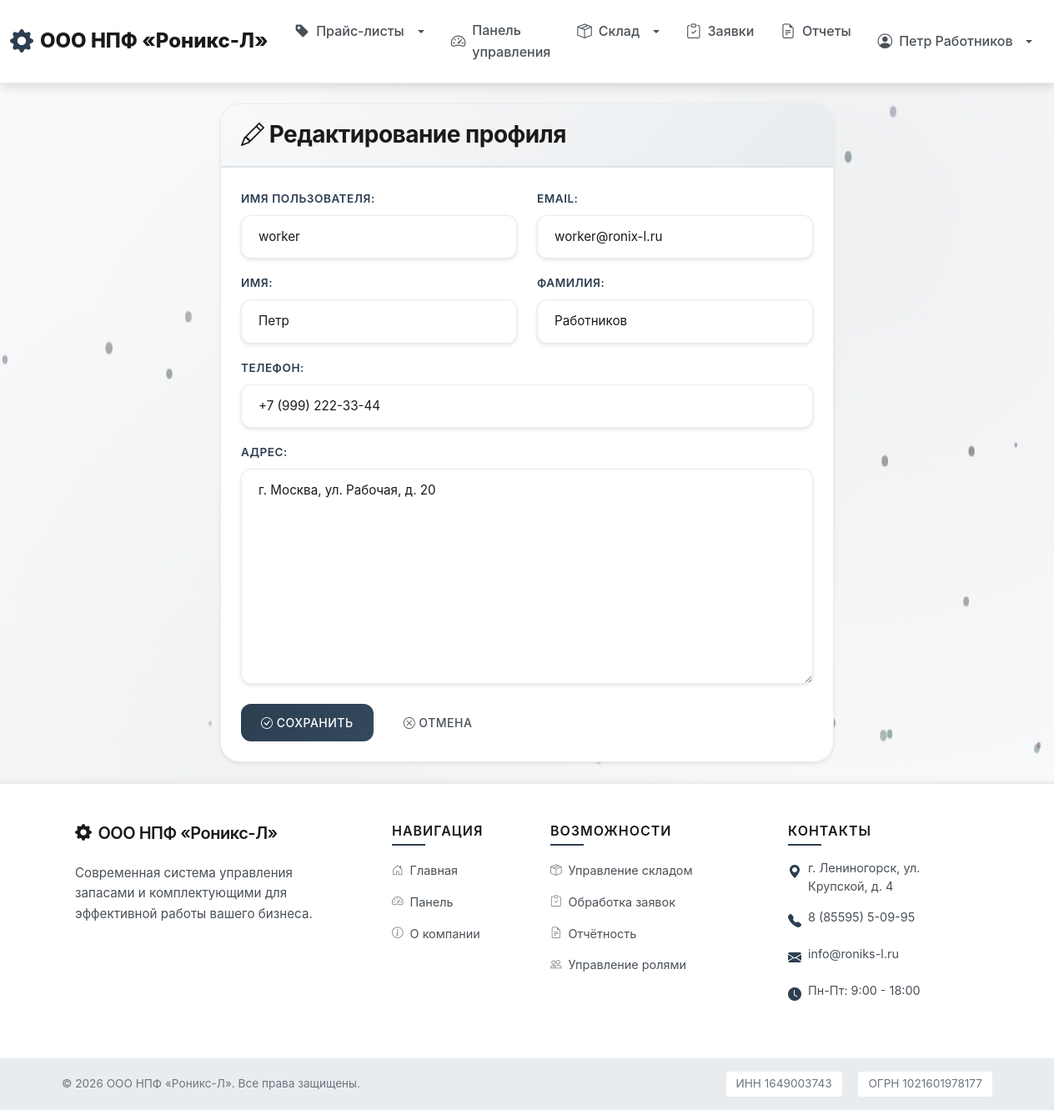
/users/profile/edit/ (signed in), run on the app's committed database.
### users/models.py (models this page shows, shortened)
class User(AbstractUser):
    ROLE_CHOICES = [
        ('client', 'Клиент'),
        ('worker', 'Работник сервисного центра'),
    ]
    role = models.CharField(
        'Роль',
        max_length=20,
        choices=ROLE_CHOICES,
        default='client'
    )
    phone = models.CharField('Телефон', max_length=20, blank=True)
    address = models.TextField('Адрес', blank=True)
    created_at = models.DateTimeField('Дата регистрации', auto_now_add=True)
    updated_at = models.DateTimeField('Дата обновления', auto_now=True)
    class Meta:
        verbose_name = 'Пользователь'
        verbose_name_plural = 'Пользователи'
        ordering = ['-created_at']
    @property
    def is_worker(self):
        return self.role == 'worker'

### users/views.py (the view)
# urls.py: path('profile/edit/', views.profile_edit, name='profile_edit'),
@login_required
def profile_edit(request):
    if request.method == 'POST':
        form = CustomUserChangeForm(request.POST, instance=request.user)
        if form.is_valid():
            form.save()
            messages.success(request, 'Профиль успешно обновлен!')
            return redirect('users:profile')
    else:
        form = CustomUserChangeForm(instance=request.user)
    return render(request, 'users/profile_edit.html', {'form': form})

### users/forms.py
class CustomUserChangeForm(UserChangeForm):
    class Meta:
        model = User
        fields = ('username', 'email', 'first_name', 'last_name', 'phone', 'address')
    def __init__(self, *args, **kwargs):
        super().__init__(*args, **kwargs)
        for field_name, field in self.fields.items():
            field.widget.attrs['class'] = 'form-control'

### templates/users/profile_edit.html (shortened to what this page needs)
{% extends 'base.html' %}
{% block content %}
<div class="container">
    <div class="row">
        <div class="col-lg-8 mx-auto">
            <div class="card shadow-sm" style="border: 1px solid rgba(0, 0, 0, 0.08);">
                <div class="card-header" style="background: linear-gradient(135deg, #f8f9fa 0%, #e9ecef 100%); border-bottom: 2px solid #dee2e6;">
                    <h3 class="mb-0" style="color: #1a1a1a;">
                        <i class="bi bi-pencil"></i> Редактирование профиля
                    </h3>
                </div>
                <div class="card-body p-4" style="background: #ffffff;">
                    <form method="post">
                        <div class="row">
                            <div class="col-md-6 mb-3">
                                <label for="{{ form.username.id_for_label }}" class="form-label fw-semibold" style="color: #2c3e50;">Имя пользователя:</label>
                                {{ form.username }}
                            </div>
                            <div class="col-md-6 mb-3">
                                <label for="{{ form.email.id_for_label }}" class="form-label fw-semibold" style="color: #2c3e50;">Email:</label>
                                {{ form.email }}
                            </div>
                        </div>
                        <div class="row">
                            <div class="col-md-6 mb-3">
                                <label for="{{ form.first_name.id_for_label }}" class="form-label fw-semibold" style="color: #2c3e50;">Имя:</label>
                                {{ form.first_name }}
                            </div>
                            <div class="col-md-6 mb-3">
                                <label for="{{ form.last_name.id_for_label }}" class="form-label fw-semibold" style="color: #2c3e50;">Фамилия:</label>
                                {{ form.last_name }}
                            </div>
                        </div>
                        <div class="mb-3">
                            <label for="{{ form.phone.id_for_label }}" class="form-label fw-semibold" style="color: #2c3e50;">Телефон:</label>
                            {{ form.phone }}
                        </div>
                        <div class="mb-3">
                            <label for="{{ form.address.id_for_label }}" class="form-label fw-semibold" style="color: #2c3e50;">Адрес:</label>
                            {{ form.address }}
                        </div>
                        <div class="d-flex gap-2 mt-4">
                            <button type="submit" class="btn" style="background: linear-gradient(135deg, #2c3e50 0%, #34495e 100%); color: white; border: none; padding: 0.625rem 1.5rem; font-weight: 500;">
                                <i class="bi bi-check-circle"></i> Сохранить
                            </button>
                            <a href="{% url 'users:profile' %}" class="btn btn-outline-secondary" style="border-color: #6c757d; color: #495057; font-weight: 500;">
                                <i class="bi bi-x-circle"></i> Отмена
                            </a>
                        </div>
                    </form>
                </div>
            </div>
        </div>
    </div>
</div>
{% endblock %}

### templates/base.html (shortened to what this page needs)
<!DOCTYPE html>
<html lang="ru">
<head>
    <link href="https://cdn.jsdelivr.net/npm/bootstrap@5.3.0/dist/css/bootstrap.min.css" rel="stylesheet">
    <link rel="stylesheet" href="https://cdn.jsdelivr.net/npm/bootstrap-icons@1.11.0/font/bootstrap-icons.css">
    {% load static %}
    <link rel="stylesheet" href="{% static 'css/style.css' %}">
</head>
<body class="d-flex flex-column min-vh-100">
    <nav class="navbar navbar-expand-lg navbar-light sticky-top">
        <div class="container-fluid">
            <a class="navbar-brand company-logo" href="{% url 'core:home' %}">
                <i class="bi bi-gear-fill"></i> ООО НПФ «Роникс-Л»
            </a>
            <div class="collapse navbar-collapse" id="navbarNav">
                <ul class="navbar-nav me-auto">
                    <li class="nav-item dropdown">
                        <a class="nav-link dropdown-toggle" href="#" role="button" data-bs-toggle="dropdown">
                            <i class="bi bi-tag-fill"></i> Прайс-листы
                        </a>
                    </li>
                    {% if user.is_authenticated %}
                        <li class="nav-item">
                            <a class="nav-link" href="{% url 'core:dashboard' %}">
                                <i class="bi bi-speedometer2"></i> Панель управления
                            </a>
                        </li>
                        {% if user.is_worker or user.is_superuser %}
                            <li class="nav-item dropdown">
                                <a class="nav-link dropdown-toggle" href="#" role="button" data-bs-toggle="dropdown">
                                    <i class="bi bi-box-seam"></i> Склад
                                </a>
                            </li>
                        {% endif %}
                        <li class="nav-item">
                            <a class="nav-link" href="{% url 'orders:order_list' %}">
                                <i class="bi bi-clipboard-check"></i> Заявки
                            </a>
                        </li>
                        {% if user.is_worker or user.is_superuser %}
                            <li class="nav-item">
                                <a class="nav-link" href="{% url 'reports:home' %}">
                                    <i class="bi bi-file-earmark-text"></i> Отчеты
                                </a>
                            </li>
                        {% endif %}
                    {% endif %}
                </ul>
                <ul class="navbar-nav ms-auto">
                    {% if user.is_authenticated %}
                        <li class="nav-item dropdown">
                            <a class="nav-link dropdown-toggle" href="#" role="button" data-bs-toggle="dropdown">
                                <i class="bi bi-person-circle"></i> {{ user.get_full_name|default:user.username }}
                            </a>
                        </li>
                    {% endif %}
                </ul>
            </div>
        </div>
    </nav>
    <main class="container-fluid py-4 flex-grow-1">
        {% block content %}{% endblock %}
    </main>
    <footer class="footer-modern mt-auto">
        <div class="footer-top py-5">
            <div class="container">
                <div class="row g-4">
                    <div class="col-lg-4 col-md-6">
                        <div class="footer-section">
                            <h5 class="footer-title mb-4">
                                <i class="bi bi-gear-fill me-2"></i>ООО НПФ «Роникс-Л»
                            </h5>
                            <p class="footer-text mb-3">
                                Современная система управления запасами и комплектующими для эффективной работы вашего бизнеса.
                            </p>
                        </div>
                    </div>
                    <div class="col-lg-2 col-md-6">
                        <div class="footer-section">
                            <h6 class="footer-subtitle mb-3">Навигация</h6>
                            <ul class="footer-links">
                                <li><a href="{% url 'core:home' %}"><i class="bi bi-house-door me-2"></i>Главная</a></li>
                                {% if user.is_authenticated %}
                                <li><a href="{% url 'core:dashboard' %}"><i class="bi bi-speedometer2 me-2"></i>Панель</a></li>
                                {% endif %}
                                <li><a href="{% url 'core:about' %}"><i class="bi bi-info-circle me-2"></i>О компании</a></li>
                            </ul>
                        </div>
                    </div>
                    <div class="col-lg-3 col-md-6">
                        <div class="footer-section">
                            <h6 class="footer-subtitle mb-3">Возможности</h6>
                            <ul class="footer-links">
                                <li><a href="#"><i class="bi bi-box-seam me-2"></i>Управление складом</a></li>
                                <li><a href="#"><i class="bi bi-clipboard-check me-2"></i>Обработка заявок</a></li>
                                <li><a href="#"><i class="bi bi-file-earmark-text me-2"></i>Отчётность</a></li>
                                <li><a href="#"><i class="bi bi-people me-2"></i>Управление ролями</a></li>
                            </ul>
                        </div>
                    </div>
                    <div class="col-lg-3 col-md-6">
                        <div class="footer-section">
                            <h6 class="footer-subtitle mb-3">Контакты</h6>
                            <ul class="footer-contacts">
                                <li>
                                    <i class="bi bi-geo-alt-fill me-2"></i>
                                    <span>г. Лениногорск, ул. Крупской, д. 4</span>
                                </li>
                                <li>
                                    <i class="bi bi-telephone-fill me-2"></i>
                                    <span>8 (85595) 5-09-95</span>
                                </li>
                                <li>
                                    <i class="bi bi-envelope-fill me-2"></i>
                                    <span>info@roniks-l.ru</span>
                                </li>
                                <li>
                                    <i class="bi bi-clock-fill me-2"></i>
                                    <span>Пн-Пт: 9:00 - 18:00</span>
                                </li>
                            </ul>
                        </div>
                    </div>
                </div>
            </div>
        </div>
        <div class="footer-bottom py-3">
            <div class="container">
                <div class="row align-items-center">
                    <div class="col-md-6 text-center text-md-start mb-2 mb-md-0">
                        <p class="footer-copyright mb-0">
                            &copy; 2026 ООО НПФ «Роникс-Л». Все права защищены.
                        </p>
                    </div>
                    <div class="col-md-6 text-center text-md-end">
                        <p class="footer-legal mb-0">
                            <span class="me-3">ИНН 1649003743</span>
                            <span>ОГРН 1021601978177</span>
                        </p>
                    </div>
                </div>
            </div>
        </div>
    </footer>
</body>
</html>

### data on the page
User: get_full_name "Петр Работников", username "worker", email "worker@ronix-l.ru", first_name "Петр", last_name "Работников", phone "+7 (999) 222-33-44", address "г. Москва, ул. Рабочая, д. 20"
